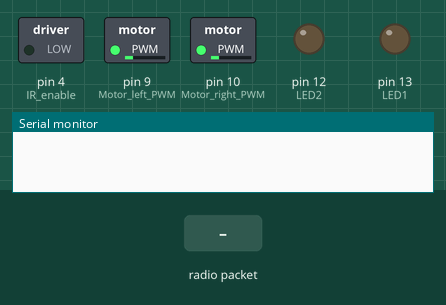
Bench run of a sketch on a simulated Arduino Nano, built with avr-gcc and run on an emulated ATmega328P. On the bench: switched loads named in the sketch (green lamp = pin HIGH), output pins drawn as LEDs (lit = HIGH), the last lines printed to the serial monitor. The inputs (shaded band) are chosen by the test bench. No radio packets arrive unless stated.

Above: at 1.2 s.
1.3 s: radio packet "5" arrives
At 1.56 s:
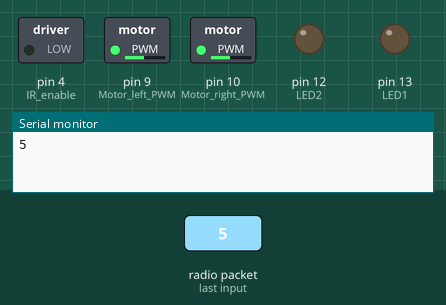
Timing chart, 0 to 4.3 s (numbered marks = the images above; inputs shaded):
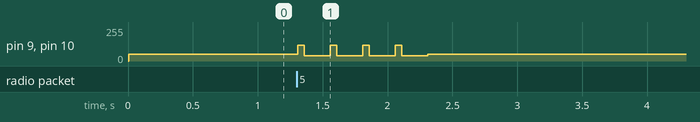

Measured:
- after the input at 1.3 s, pin 9 (Motor_left_PWM), pin 10 (Motor_right_PWM): 50/255 → 120/255 at once, then repeats every 0.25 s: 40/255 0.20 s, 120/255 0.05 s, until it stays 50/255 from 2.3 s

The sketch:

AttackerBot.ino
```cpp
#include <MsTimer2.h>
#include <SPI.h>
#include <nRF24L01.h>
#include <RF24.h>
#include <stdlib.h>

// Basic test of Mona robot including proximity sensors and open-loop motion control
RF24 radio(7, 8); // CE, CSN

const byte address[6] = "Node20";

// pin config for basic platform test
// Motors
int Motor_right_PWM = 10;      //   0 (min speed) - 255 (max speed)
int Motor_right_direction = 5; //   0 Forward - 1 Reverse
int Motor_left_PWM = 9;        //   0 (min speed) - 255 (max speed)
int Motor_left_direction = 6;  //   0 Forward - 1 Reverse
#define Forward 0
#define Reverse 1

// LED
int LED1 = 13;
int LED2 = 12;
int IR_enable = 4;
int IR_threshold = 900; // 0 white close obstacle -- 1023 no obstacle

int Left_forward_speed = 50;
int Right_forward_speed = 50;

// environment variables stored by the bot
int x_arena_size = 0, y_arena_size = 0;
int cur_x_coord = 0, cur_y_coord = 0;
int prev_x_coord = 0, prev_y_coord = 0;
int cur_angle = 0, pre_angle = 0;

int ball_x = 0, ball_y = 0;
int goal_1_x = 0, goal_1_y = 0;
int goal_2_x = 0, goal_2_y = 0;

float dot(float vec_1[2], float vec_2[2])
{
  return vec_1[0] * vec_2[0] + vec_1[1] * vec_2[1];
}

float magnitude(float vec[2])
{
  return pow(vec[0] * vec[0] + vec[1] * vec[1], 0.5);
}

bool transmission_setup_done = false;

void setup()
{
  // initialize serial communication at 9600 bits per second:
  Serial.begin(9600);

  radio.begin();
  radio.openReadingPipe(0, address);
  radio.setPALevel(RF24_PA_MIN);
  radio.startListening();

  // TODO: Init connection with the transmittor
  // May be a loop waiting to make a connection...

  // Obtain the values like the size of the arena, current values of the bots and the ball,

  // Find the coordinates where to make a goal
  // Obtain initial coordinates of the bot which should be set to cur coords
  // Determine out side of the arena

  // initialize Ports
  pinMode(Motor_left_PWM, OUTPUT);
  pinMode(Motor_right_PWM, OUTPUT);
  pinMode(LED1, OUTPUT);
  pinMode(LED2, OUTPUT);
  pinMode(IR_enable, OUTPUT);
}

// movement functions
void forward()
{
  analogWrite(Motor_right_PWM, Right_forward_speed); // right motor
  digitalWrite(Motor_right_direction, Forward);      // right
  analogWrite(Motor_left_PWM, Left_forward_speed);   // left
  digitalWrite(Motor_left_direction, Forward);       // left
}

void reverse(int delay_time)
{
  analogWrite(Motor_right_PWM, 120);            // right motor
  digitalWrite(Motor_right_direction, Reverse); // right
  analogWrite(Motor_left_PWM, 120);             // left
  digitalWrite(Motor_left_direction, Reverse);  // left
  delay(delay_time);
}

void right(int delay_time, int right_velocity, int left_velocity)
{
  reverse(50);
  analogWrite(Motor_right_PWM, right_velocity); // right motor
  digitalWrite(Motor_right_direction, Reverse); // right
  analogWrite(Motor_left_PWM, left_velocity);   // left
  digitalWrite(Motor_left_direction, Forward);  // left
  delay(delay_time);
}

void left(int delay_time, int right_velocity, int left_velocity)
{
  reverse(50);
  analogWrite(Motor_right_PWM, right_velocity); // right motor
  digitalWrite(Motor_right_direction, Forward); // right
  analogWrite(Motor_left_PWM, left_velocity);   // left
  digitalWrite(Motor_left_direction, Reverse);  // left
  delay(delay_time);
}

void rotate_in_the_same_place(bool clockwise)
{
  if (clockwise)
  {
    analogWrite(Motor_right_PWM, 150);            // right motor
    digitalWrite(Motor_right_direction, Reverse); // right
    analogWrite(Motor_left_PWM, -150);            // left
    digitalWrite(Motor_left_direction, Forward);  // left
  }
  else
  {
    analogWrite(Motor_right_PWM, -150);           // right motor
    digitalWrite(Motor_right_direction, Forward); // right
    analogWrite(Motor_left_PWM, 150);             // left
    digitalWrite(Motor_left_direction, Reverse);  // left
  }
}

// Variables for 5 IR proximity sensors
int IR_right, IR_right_front, IR_front, IR_left_front, IR_left;

void IR_proximity_read()
{                                // read IR sensors
  int n = 5;                     // average parameter
  digitalWrite(IR_enable, HIGH); // IR Enable
  IR_right = 0;
  IR_right_front = 0;
  IR_front = 0;
  IR_left_front = 0;
  IR_left = 0;
  for (int i = 0; i < n; i++)
  {
    IR_right += analogRead(A3);
    IR_right_front += analogRead(A2);
    IR_front += analogRead(A1);
    IR_left_front += analogRead(A0);
    IR_left += analogRead(A7);
    delay(5);
  }
  IR_right /= n;
  IR_right_front /= n;
  IR_front /= n;
  IR_left_front /= n;
  IR_left /= n;
}

// obstacle avoidance
void Obstacle_avoidance()
{
  if (IR_front < IR_threshold)
  {
    digitalWrite(LED2, HIGH);
    reverse(300);
    right(500, 150, 40);
    digitalWrite(LED2, LOW);
  }
  if (IR_right < IR_threshold || IR_right_front < IR_threshold)
  {
    digitalWrite(LED2, HIGH);
    right(500, 150, 40);
    digitalWrite(LED2, LOW);
  }
  else
  {
    if (IR_left < IR_threshold || IR_left_front < IR_threshold)
    {
      digitalWrite(LED2, HIGH);
      left(500, 40, 150);
      digitalWrite(LED2, LOW);
    }
    else
      forward();
  }
}

// send IR readings to Serial Monitor
void Send_sensor_readings()
{
  Serial.print(IR_right);
  Serial.print(',');
  Serial.print(IR_right_front);
  Serial.print(',');
  Serial.print(IR_front);
  Serial.print(',');
  Serial.print(IR_left_front);
  Serial.print(',');
  Serial.println(IR_left);
}

bool point_side_check(float point_x, float point_y)
{
  // returns True if right -> rotate clockwise
  // returns False if left -> rotate anticlockwise
  float theta = abs(cur_angle - atan(cur_y_coord / cur_x_coord));
  float R[2] = {cos(theta) * cur_x_coord - sin(theta) * cur_y_coord,
                sin(theta) * cur_x_coord + cos(theta) * cur_y_coord};

  float curr_x_temp = curr_x_temp;
  float curr_y_temp = curr_y_temp;
  curr_x_temp += R[0];
  curr_y_temp += R[1];
  // make line
  float m = (curr_y_temp - cur_y_coord) / (curr_x_temp - cur_x_coord);
  float c = m * cur_x_coord;
  float check_point = m * point_x + c;
  bool above_line;
  if (point_y > check_point)
  {
    if (cur_x_coord > 0)
    {
      // left
      return false;
    }
    else
    {
      // right
      return true;
    }
  }
  else
  {
    if (cur_x_coord < 0)
    {
      return false;
    }
    else
    {
      return true;
    }
  }
  // if bot pointing right +x on S and above line then the point
  // is on the left side of the bot
  // else if bot pointing left -x and above line then the point
  // is on the right side of the bot
  // else if bot pointing left -x and below line then the point
  // is on the left side of the bot
  // else if bot pointing right +x and below line then the point
  // is on the right side of the bot
}

void move_to_point(float point_x, float point_y)
{
  float angle = bot_orientation_to_point(point_x, point_y);
  bool right = point_side_check(point_x, point_y);
  int dividor = (int)angle;
  dividor = dividor / 90;
  if (dividor / 90 >= 1)
  {
    turn_90(right);
  }
  // else if (dividor / 45 >= 1)
  // {
  //   turn_45(right);
  // }
  // else if (dividor / 10 >= 1)
  // {
  //   turn_10(right);
  // }
  speed_up();
  forward();
}

float bot_orientation_to_point(int point_x, int point_y)
{
  float temp;
  float r_diff[2] = {0, 0};
  // R r
  float theta = abs(cur_angle - atan(cur_y_coord / cur_x_coord));
  float R[2] = {cos(theta) * cur_x_coord - sin(theta) * cur_y_coord,
                sin(theta) * cur_x_coord + cos(theta) * cur_y_coord};
  // r2 - r1
  r_diff[0] = point_x - cur_x_coord;
  r_diff[1] = point_x - cur_y_coord;
  // R r dot (r2 - r1)
  temp = dot(R, r_diff);
  return acos((magnitude(R) * magnitude(r_diff)) / temp);
  // magnitude
}

void speed_up()
{
  Left_forward_speed += 20;
  Right_forward_speed += 20;
}

void slow_down()
{
  Left_forward_speed -= 20;
  Right_forward_speed -= 20;
}

void turn_90(bool clockwise)
{
  if (clockwise)
  {
    right(100, 40, 40);
    delay(100);
    // right(100,60,60);
  }
  else
  {
    left(100, 40, 40);
    delay(100);
    // left(100,60,60);
  }
}

// void turn_10(bool clockwise) {
//   if (clockwise) {
//     right(100,2,2);
//     delay(100);
//     //right(100,20,30);
//   } else {
//     left(100,2,2);
//     delay(100);
//     //left(100,20,30);
//   }

// }

// void turn_45(bool clockwise) {
//   if (clockwise) {
//     right(100,10,10);
//     delay(100);
//     //right(100,20,30);
//   } else {
//     left(100,10,10);
//     delay(100);
//     //left(100,20,30);
//   }
// }

void guard()
{
  speed_up();
  // move forward
  turn_90(true);
  turn_90(true);
  turn_90(true);
  turn_90(true);
  forward();
  delay(1000);
  turn_90(false);
  turn_90(false);
  turn_90(false);
  turn_90(false);
  forward();
  delay(1000);
  // move backwards
}

void turn_small(bool clockwise)
{ // turn about 15 degrees
  if (clockwise)
  {
    right(100, 2, 0);
    delay(100);
    // right(100,20,30);
  }
  else
  {
    left(100, 0, 2);
    delay(100);
    // left(100,20,30);
  }
}

void Stop()
{ // set speeds to 0
  analogWrite(Motor_right_PWM, 0);
  analogWrite(Motor_left_PWM, 0);
  MsTimer2::start();
}

void run_away_from_edge()
{
  turn_90(true);
  turn_90(true);
  turn_90(true);
  turn_90(true);
  forward();
  delay(1000);
}

// the loop routine runs over and over again forever:
int i = 0;
void loop()
{
  char text[32] = "";
  // TODO: get data from the transmittor
  if (radio.available())
  {
    radio.read(&text, sizeof(text));
    Serial.println(text);
  }

  char *tokens[3];
  int i = 0;

  char *token = strtok(text, " ");
  while (token != NULL && i < 3)
  {
    if (i == 0)
    {
      // Check if the token can be converted to a non-zero floating point value
      double val = atof(token);
      if (val != 0)
      {
        tokens[i] = token;
      }
    }
    else
    {
      tokens[i] = token;
    }

    i++;
    token = strtok(NULL, " ");
  }

  // assign data to angle and right
  float angle = atof(tokens[0]); // assign here
  int angle_new = (int)angle;
  bool right = tokens[1]; // assign here
  int result = angle_new / 0.26;
  bool bounded = (result != 0) ? (bool)tokens[2]: bounded;
  { // follow the ball
    if (bounded)
    {
      // run away from the boundary
      run_away_from_edge();
    }
    else
    {
      for (size_t i = 0; i < result; i++)
      {
        turn_small(right);
      }
    }
  }

  forward();
  digitalWrite(LED1, LOW); // Top LED
  delay(100);              // delay in between reads for stability
}
```
